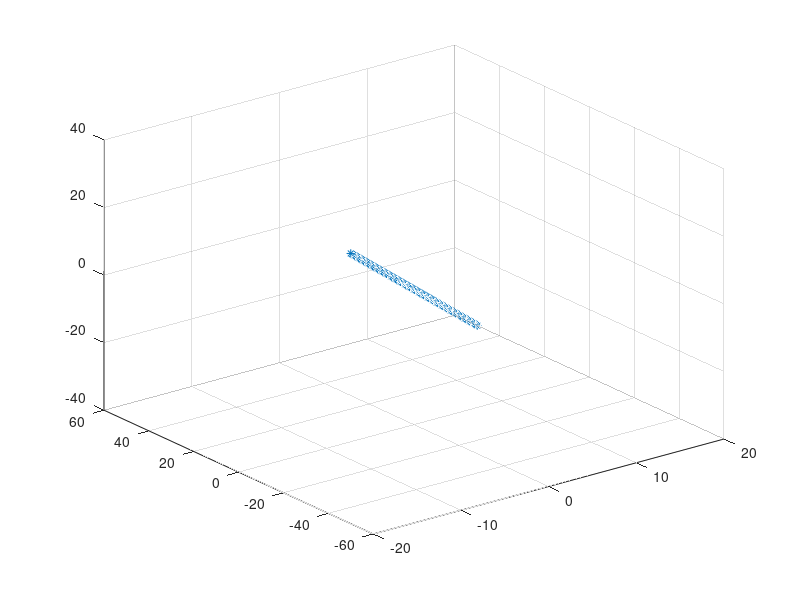

Reproduce this figure in MATLAB.
clear all; close all; clc;

A = [1, -2 3; 2, 4, -1; -1, -14, 11];

x = linspace(-10, 10, 100);
y = linspace(-10, 10, 100);
z = linspace(-10, 10, 100);

xp = A(1,1)*x + A(1,2)*y + A(1,3)*z;
yp = A(2,1)*x + A(2,2)*y + A(2,3)*z;
zp = A(3,1)*x + A(3,2)*y + A(3,3)*z;

plot3(xp,yp,zp,'*'); grid on;